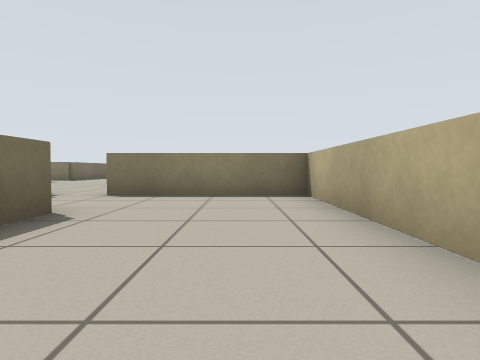
[1] (above)

24 first-person views from a walk through a world built for the Player/Stage simulator. The camera is 0.5 m above the floor, tilts 2° down and sees 75° across. The lines on the ground mark 1 m squares. The floor is counted in squares, 1 m on a side. Each view is taken from the middle of a square. On the plan, view 1 faces up. The plan holds only what a view shows up to about 9 squares ahead; the rest is blank. The place goes on beyond the plan. Robots are left out.

[2]
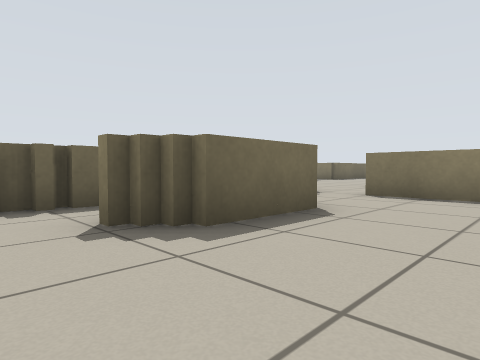

[3]
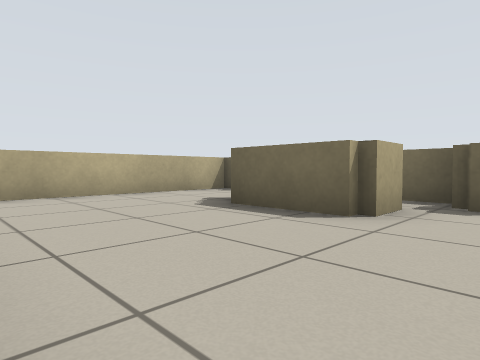

[4]
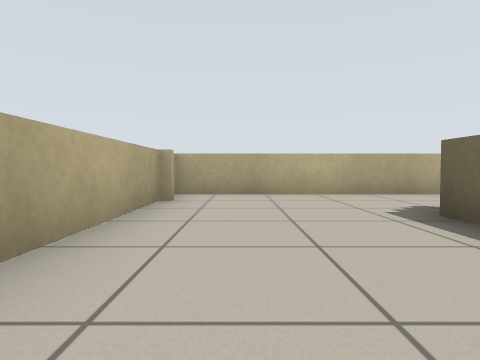

[5]
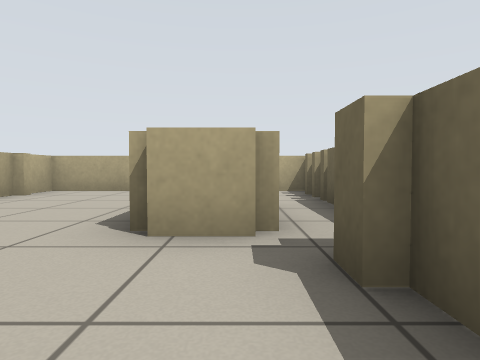

[6]
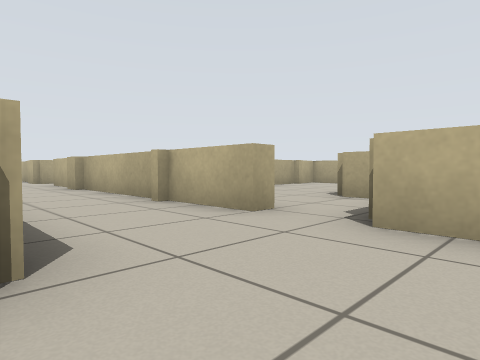

[7]
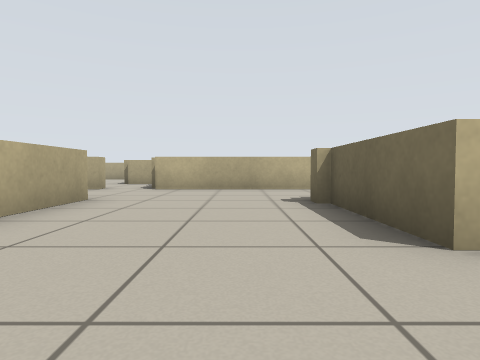

[8]
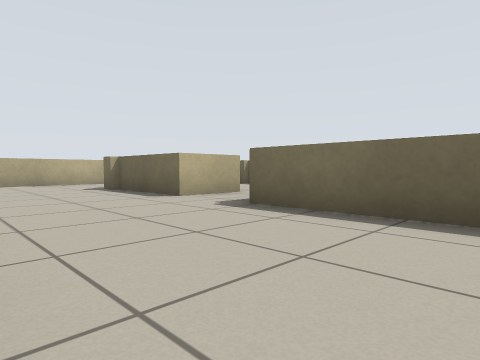

[9]
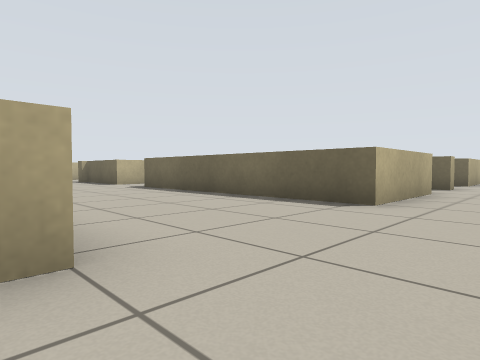

[10]
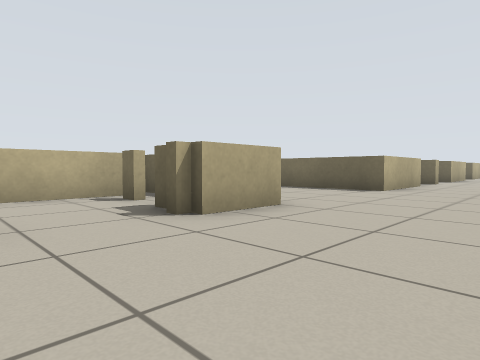

[11]
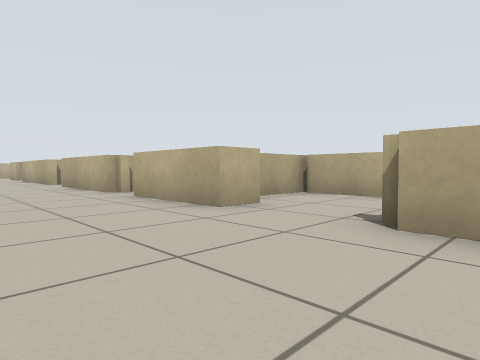

[12]
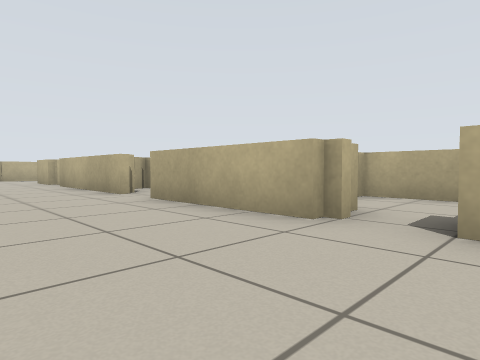

[13]
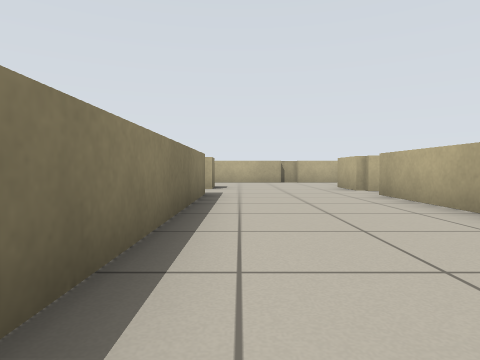

[14]
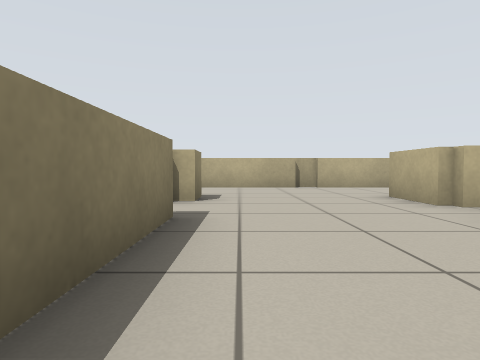

[15]
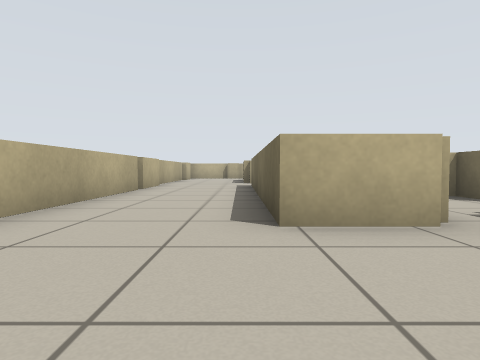

[16]
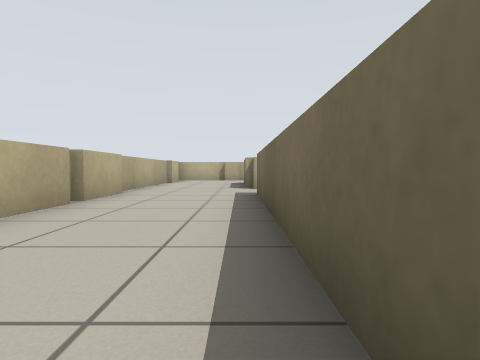

[17]
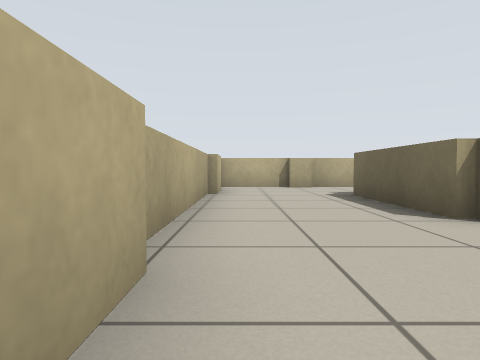

[18]
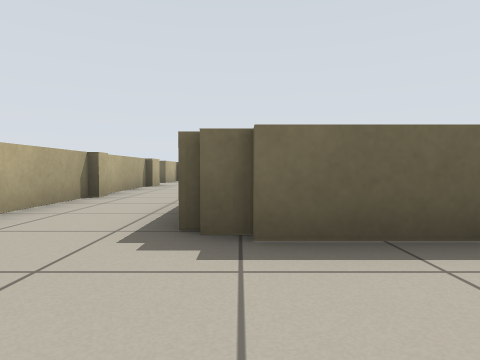

[19]
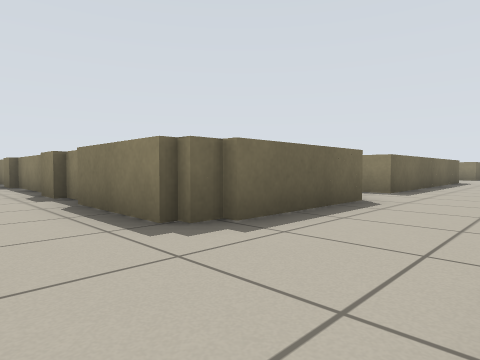

[20]
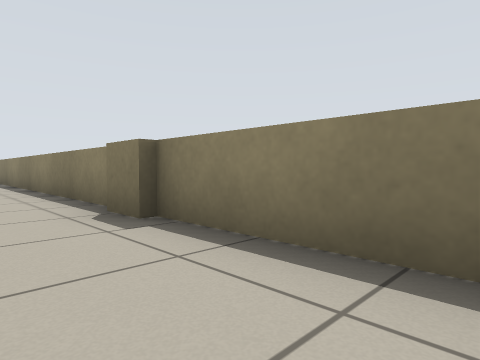

[21]
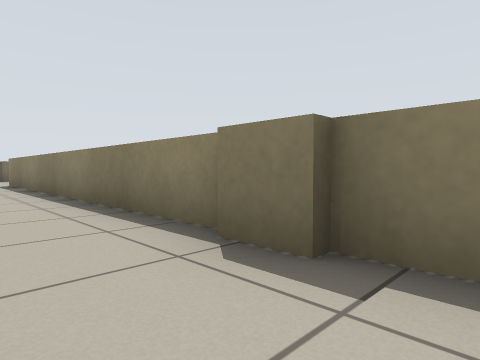

[22]
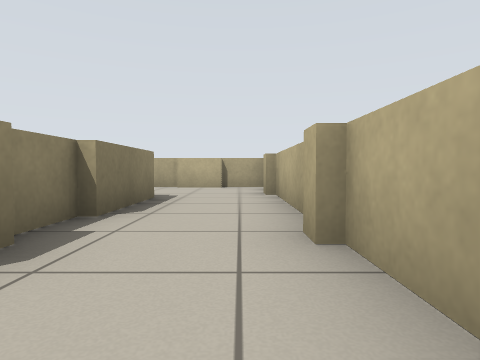

[23]
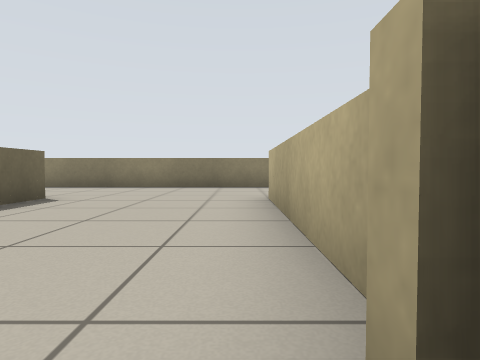

[24]
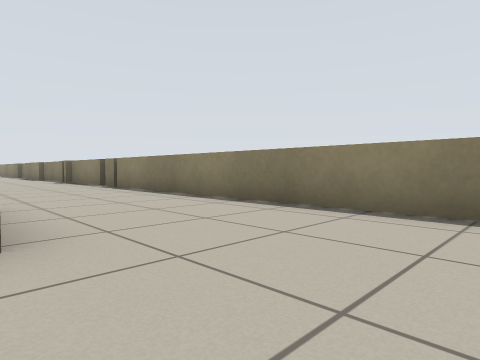

### Floor plan
Key: @ floor where view 1 was taken; # wall or solid block; x gap in a wall; . floor; = window, fence, low wall or low ledge.
Columns run from 15 left of view 1 to 18 right of it. Each row starts with its distance up from view 1.
 24  ==########==         #===#=.#...#
 23  ................................#
 22 .................................#
 21 .................................#
 20  =.=.=##....#=.==#.##==x=#===#...#
 19        #....=...= ..    =#   #...#
 18        #....==..= ..      =  #...#
 17        #....=###==###     #  #...#
 16        ==...## ==            ==..#
 15        ==...    =            ==..#
 14        =....                 #...#
 13        .....                 ....#
 12       ==....                 =...#
 11        =....#                ==..#
 10        ==...#                 =..#
  9        ==...##=###==###=###=##=..#
  8         .........................#
  7        ..........................#
  6        ===#=.====##==  ###########
  5            #.....=
  4           #=.....=
  3          =#.#=...=
  2           =.#=...=
  1           =.=....=
  0           =....@=
 -1           #=======
 -2            ========

Positions as (right, up) in squares from view 1, and headings:
1: (0, 0), facing up
2: (0, 0), facing up-left
3: (1, 5), facing down-left
4: (0, 5), facing down
5: (-3, 6), facing down
6: (-5, 9), facing down-right
7: (-6, 14), facing down
8: (-4, 17), facing down-left
9: (-3, 22), facing down-left
10: (0, 23), facing down-left
11: (-3, 23), facing down-right
12: (2, 23), facing down-right
13: (6, 23), facing right
14: (9, 23), facing right
15: (15, 23), facing down
16: (15, 20), facing down
17: (17, 15), facing down
18: (17, 9), facing left
19: (17, 7), facing up-left
20: (10, 7), facing up-left
21: (8, 7), facing up-left
22: (9, 7), facing right
23: (-4, 15), facing up
24: (-5, 20), facing up-left
